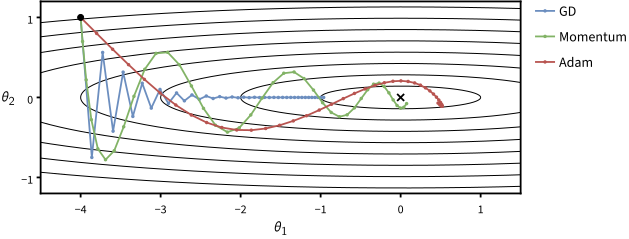

Here is the Python script that generated this plot:
"""Draw optimizer_paths.svg: 40 steps of GD, momentum and Adam on f(theta) = theta_1^2 / 2 + 25 theta_2^2.

The updates are the equations of the Optimizers section of the post, with the exact gradient.
usage: python3 optimizer_paths.py   (needs matplotlib, numpy and the fonts of CLAUDE.md, Pictures, section 4)
"""
import os, sys
import numpy as np
HERE = os.path.dirname(os.path.abspath(__file__))
sys.path.insert(0, os.path.join(HERE, '..', '..', '_tools'))
import charts
from matplotlib import transforms

CURV = np.array([1.0, 50.0])                    # f(theta) = sum(CURV * theta^2) / 2, gradient CURV * theta
START, STEPS = np.array([-4.0, 1.0]), 40


def path(update):
    theta, state, out = START.copy(), {}, [START]
    for t in range(1, STEPS + 1):
        theta = theta - update(CURV * theta, t, state)
        out.append(theta)
    return np.array(out)


def momentum(eta, mu):
    def update(g, t, s):
        s['m'] = mu * s.get('m', 0) + g
        return eta * s['m']
    return update


def adam(eta, beta1=0.9, beta2=0.999, eps=1e-8):
    def update(g, t, s):
        s['m'] = beta1 * s.get('m', 0) + (1 - beta1) * g
        s['v'] = beta2 * s.get('v', 0) + (1 - beta2) * g**2
        return eta * (s['m'] / (1 - beta1**t)) / (np.sqrt(s['v'] / (1 - beta2**t)) + eps)
    return update


OPTIMIZERS = [('GD', charts.BLUE, momentum(0.035, 0)), ('Momentum', charts.GREEN, momentum(0.006, 0.9)),
              ('Adam', charts.RED, adam(0.2))]

fig = charts.figure(640, 270, 'optimizer_paths')
ax = charts.axes(fig, 45, 45, 480, 192)
ax.set(xlim=(-4.5, 1.5), ylim=(-1.2, 1.2), aspect='equal', xticks=range(-4, 2), yticks=[-1, 0, 1])
t = np.linspace(0, 2 * np.pi, 401)
for i in range(1, 9):                           # contours where theta_1 = 1, ..., 8 on the axis
    ax.plot(i * np.cos(t), i * np.sin(t) / np.sqrt(CURV[1]), color=charts.BLACK, lw=1.0, zorder=1)
for name, color, update in OPTIMIZERS:
    p = path(update)
    ax.plot(*p.T, color=color, label=name, marker='o', markersize=3.5, markeredgewidth=0)
    print(name, 'theta_40 =', p[-1].round(3))
ax.plot(*START, markerfacecolor=charts.BLACK, **charts.DOT)
ax.plot(0, 0, marker='x', markersize=7, markeredgewidth=1.8, color=charts.BLACK, zorder=2.2)
charts.tick_labels(ax)
charts.runs(ax, 0.5, 0, charts.sub('𝜃', '1'), transform=transforms.offset_copy(ax.transAxes, fig, y=-38, units='dots'))
charts.runs(ax, 0, 0.5, charts.sub('𝜃', '2'), ha='right',
            transform=transforms.offset_copy(ax.transAxes, fig, x=-26, y=-4, units='dots'))
ax.legend(loc='upper left', bbox_to_anchor=(1.03, 1.0))
charts.save(fig, os.path.join(HERE, 'optimizer_paths.svg'))
